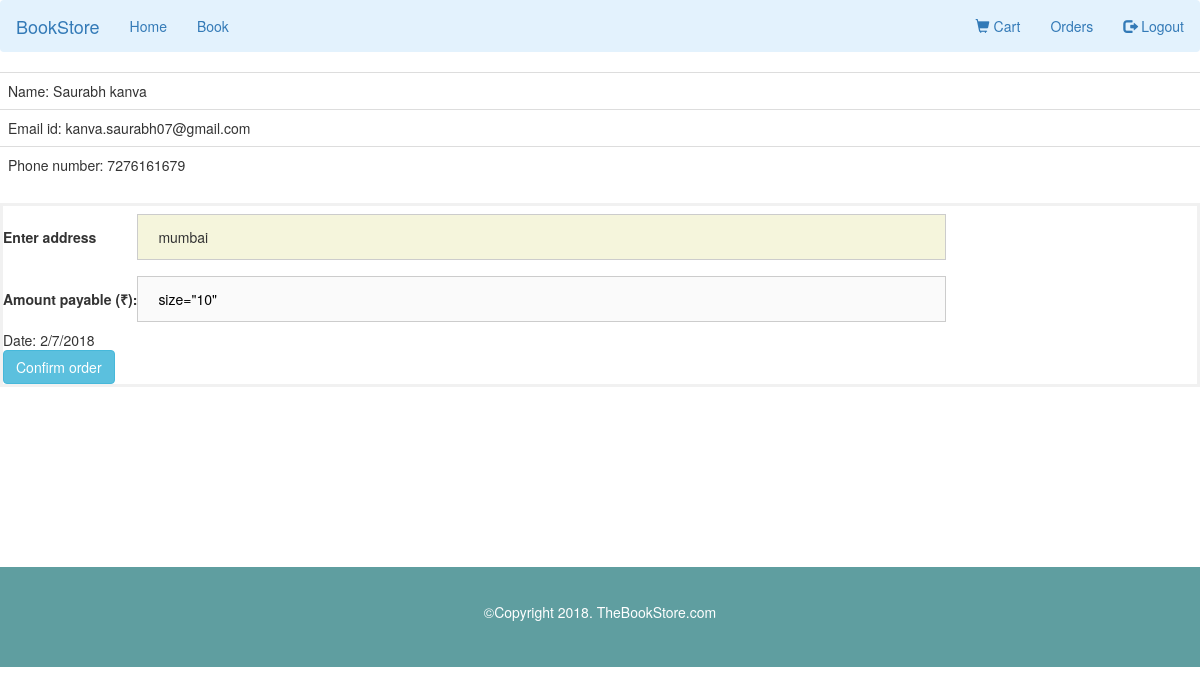
Page /checkout.php (signed in) on the committed database.
### tables this page shows
CREATE TABLE `user` (
  `user_id` int(11) NOT NULL,
  `username` varchar(255) NOT NULL,
  `email` varchar(255) NOT NULL,
  `password` varchar(255) NOT NULL,
  `phonenum` bigint(12) NOT NULL,
  `rid` int(11) NOT NULL,
  `name` varchar(255) NOT NULL,
  `address` text NOT NULL
);

### checkout.php (the view, shortened to what this page needs)
<?php
  include 'nav_home.php';
	$uid = $_SESSION['user_id'];
	$total_amount= $_GET['amt'];
	$conn = new mysqli('localhost','root','root','onlinebookstore');
	$sql = "SELECT name,phonenum,email,address FROM user where user_id=$uid";
	$result = $conn->query($sql);
		if(!empty ($uid)) {
		echo "<table class='table'>";
		while($row = $result->fetch_assoc()) {
			echo "<tr><td> Name: ".$row['name']."</td></tr>";
			echo "<tr><td> Email id: ".$row['email']."</td></tr>";
			echo "<tr><td> Phone number: ".$row['phonenum']."</td></tr>";
			$address1=$row['address'];
		}
		echo "</table>";
	}
?>
<form method="post" action="" enctype="multipart/form-data">
		<table class="table2">
			<tr>
				<th> Enter address</th>
				<td><input type="text" name="address" class="address" size="100" required value=<?php echo $address1 ?> ></td>
			</tr>
			<tr>
				<th>Amount payable (&#8377):</th>
				<td><input type="text" name="amount" class="amount" value=<?php echo $total_amount?>  size="10" disabled></td>
			</tr>
		</table>
		<br>
<input type="submit" name="order" value="Confirm order" class="btn btn-info">
</form><br>
<?php
echo "<br>";
echo "<br>";
echo "<br>";
echo "<br>";
echo "<br>";
echo "<br>";
echo "<br>";
echo "<br>";
include 'footer.php';
?>

### resources/styles.css (style rules this page uses)
body { font-family: Arial, Helvetica, sans-serif; }
form { border: 3px solid #f1f1f1; }
input[type=text], input[type=password] { width: 100%; padding: 12px 20px; margin: 8px 0; display: inline-block; border: 1px solid #ccc; box-sizing: border-box; }
.address { background-color: beige; }
.amount { color:black; }

### rows in the picture
user: name "Saurabh kanva", email "kanva.saurabh07@gmail.com", phonenum "7276161679", address "mumbai"
